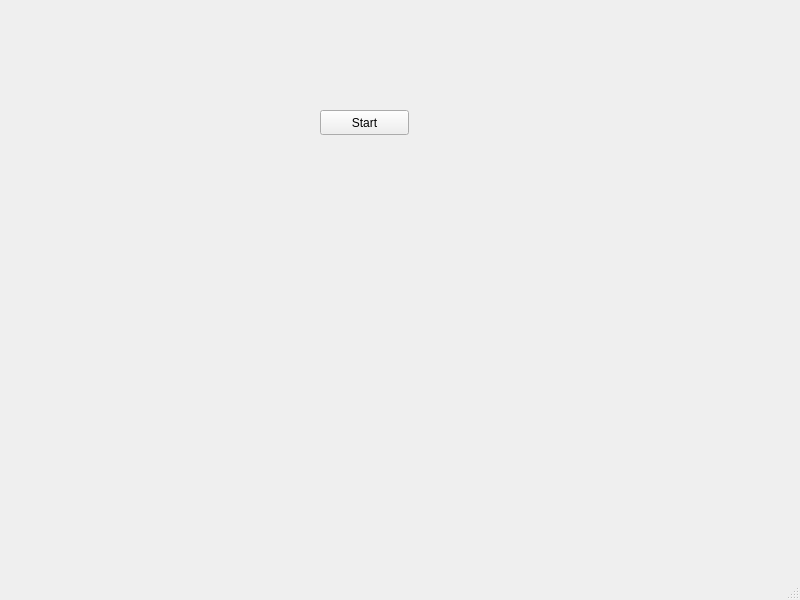
<?xml version="1.0" encoding="UTF-8"?>
<ui version="4.0">
 <class>MainWindow</class>
 <widget class="QMainWindow" name="MainWindow">
  <property name="geometry">
   <rect>
    <x>0</x>
    <y>0</y>
    <width>800</width>
    <height>600</height>
   </rect>
  </property>
  <property name="windowTitle">
   <string>MainWindow</string>
  </property>
  <widget class="QWidget" name="centralwidget">
   <widget class="QPushButton" name="pushButton">
    <property name="geometry">
     <rect>
      <x>320</x>
      <y>110</y>
      <width>89</width>
      <height>25</height>
     </rect>
    </property>
    <property name="text">
     <string>Start</string>
    </property>
   </widget>
  </widget>
  <widget class="QMenuBar" name="menubar">
   <property name="geometry">
    <rect>
     <x>0</x>
     <y>0</y>
     <width>800</width>
     <height>22</height>
    </rect>
   </property>
  </widget>
  <widget class="QStatusBar" name="statusbar"/>
 </widget>
 <resources/>
 <connections/>
</ui>
